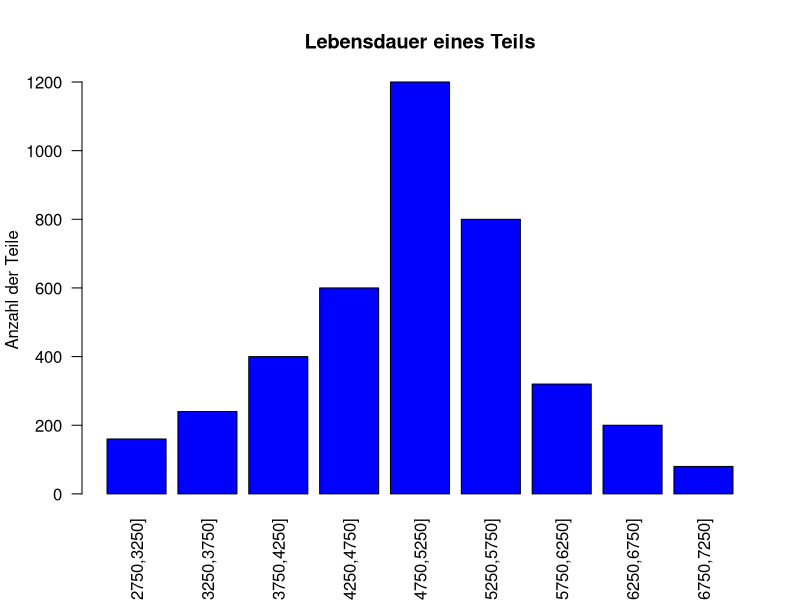
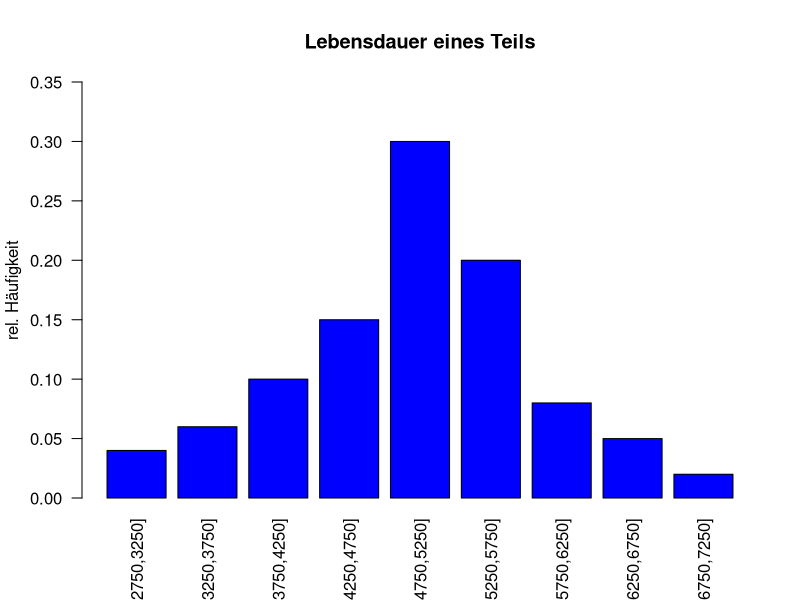
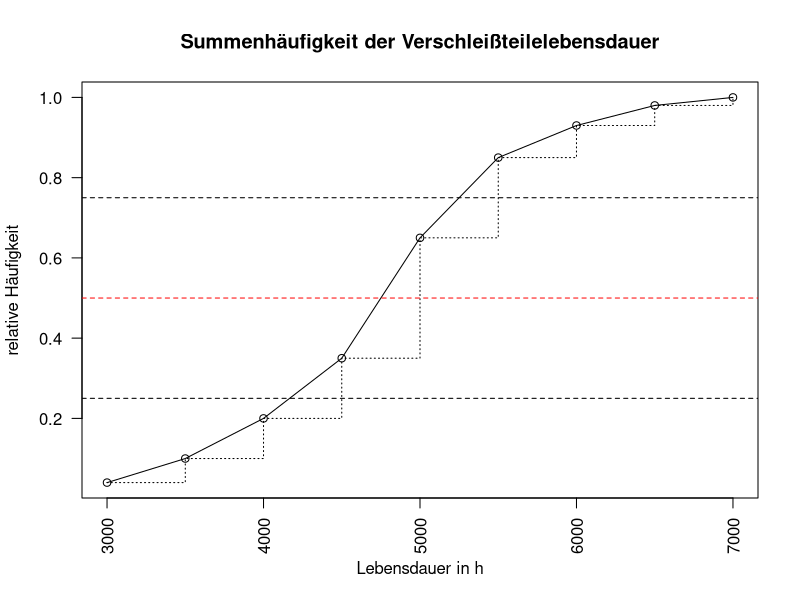
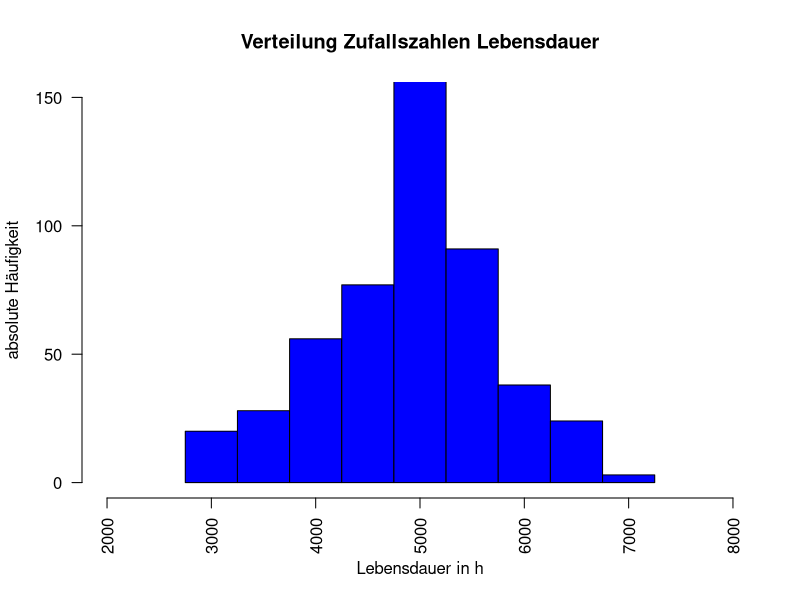

Generate these figures, in order, with R: (Note: a time limit stopped this script after it produced the figures.)
## ---- chunk 1
  Verschleissteile.df <- data.frame(KlassenLebensdauer = c("[2750,3250]","]3250,3750]","]3750,4250]","]4250,4750]","]4750,5250]","]5250,5750]","]5750,6250]","]6250,6750]", "]6750,7250]"), Klassenbreite = rep(500.00,9), Klassenmitte = c(3000.00,3500.00,4000.00,4500.00,5000.00,5500.00,6000.00,6500.00,7000.00), Anzahl = c(160,240,400,600,1200,800,320,200,80))
  Verschleissteile.df
## ---- chunk 2
  par(las = 2)
  barplot(Verschleissteile.df$Anzahl, names.arg = Verschleissteile.df$KlassenLebensdauer, ylab = "Anzahl der Teile", main = "Lebensdauer eines Teils", col = "blue")
## ---- chunk 3
Erwartungswert <- sum(Verschleissteile.df$Klassenmitte*(Verschleissteile.df$Anzahl/sum(Verschleissteile.df$KlassenLebensdauerAnzahl)))
  Erwartungswert
## ---- chunk 4
  
## ---- chunk 5
  n.vec <- Verschleissteile.df$Anzahl/sum(Verschleissteile.df$Anzahl)
  Standardabweichung <- sqrt(sum((Verschleissteile.df$Klassenmitte-Erwartungswert)^2*n.vec))
  Standardabweichung
## ---- chunk 6
  SummenHfk.vec <- cumsum(Verschleissteile.df$Anzahl)/sum(Verschleissteile.df$Anzahl)
  Haeufigkeit.vec <- Verschleissteile.df$Anzahl/sum(Verschleissteile.df$Anzahl)
  Verschleissteile.df <- data.frame(Verschleissteile.df, SummenHfk = SummenHfk.vec, Haeufigkeit = Haeufigkeit.vec)
  Verschleissteile.df
## ---- chunk 7
  par(las = 2)
  barplot(Verschleissteile.df$Haeufigkeit, names.arg = Verschleissteile.df$KlassenLebensdauer, ylab = "rel. Häufigkeit", main = "Lebensdauer eines Teils", col = "blue", ylim = c(0.00,0.35))
## ---- chunk 8
  Breaks.vec <- c(3000,3500,4000,4500,5000,5500,6000,6500,7000)
  plot(Breaks.vec, Verschleissteile.df$SummenHfk,type = "l", lty = 1, , main = "Summenhäufigkeit der Verschleißteilelebensdauer", xlab = "Lebensdauer in h", ylab = "relative Häufigkeit")
  points(Breaks.vec, Verschleissteile.df$SummenHfk) # Darstellung der Messpunkte als Punkte
  lines(Breaks.vec, Verschleissteile.df$SummenHfk, type = "s", lty = 3) # Darstellung der Steigungsdreiecke
  abline(0.25, 0, lty = "dashed") # unteres Quartil
  abline(0.5, 0, lty = "dashed", col = "red") # Median
  abline(0.75, 0, lty = "dashed") # oberes Quartil
## ---- chunk 9
  Grenzen.vec <- c(0, Verschleissteile.df$SummenHfk)
  Grenzen.vec
## ---- chunk 10
  Zufallszahlen.fct <- function(AnzahlZufallszahlen){
    # Mit der Variable "AnzahlZufallszahlen" gibt man der Funktion mit, wie viele Zufallszahlen generiert werden sollen.
    #Grenzen.vec <- c(0.00,0.04,0.10,0.20,0.35,0.65,0.85,0.93,0.98,1.00)
    #Klassenmitte.vec <- c(3000,3500,4000,4500,5000,5500,6000,6500,7000)
    #Break.vec <- c(2750,3250,3750,4250,4750,5250,5750,6250,6750,7250)
    Grenzen.vec <- c(0, Verschleissteile.df$SummenHfk)
    Klassenmitte.vec <- Verschleissteile.df$Klassenmitte
    Break.vec <- c(2750,3250,3750,4250,4750,5250,5750,6250,6750,7250)
    Zufallszahlen.vec <- runif(AnzahlZufallszahlen)
    for(i in 1:AnzahlZufallszahlen){
      for(j in 1:9){
        if((Grenzen.vec[j] < Zufallszahlen.vec[i]) & (Zufallszahlen.vec[i] < Grenzen.vec[j+1])){
          Zufallszahlen.vec[i] <- (Zufallszahlen.vec[i] - Grenzen.vec[j])/(Grenzen.vec[j+1] - Grenzen.vec[j])
          Zufallszahlen.vec[i] <- Zufallszahlen.vec[i] * 500            #Klassenbreit
          Zufallszahlen.vec[i] <- Zufallszahlen.vec[i] + Break.vec[j]
        }
      }
    }
    return(Zufallszahlen.vec)
  }
  
  Zufallszahlen.vec <- Zufallszahlen.fct(500)
  
  hist(Zufallszahlen.vec, breaks = c(2750,3250,3750,4250,4750,5250,5750,6250,6750,7250), main = "Verteilung Zufallszahlen Lebensdauer", xlab = "Lebensdauer in h", right = TRUE, ylab = "absolute Häufigkeit", col = "blue", ylim = c(0,150), xlim = c(2000,8000))
## ---- chunk 11
  Gesamtkosten.df <- data.frame(Kostenart = c("Betriebsunterbrechnung", "Reparatur", "Material", "Folgeschäden", "Gesamtkosten"), ErsatzNachAusfall = c(15600,1000,800,1200,18600), KostenBeiWartung = c(5200,400,800,0,6400))
  Gesamtkosten.df
## ---- chunk 12
Ausfallskosten.fct <- function(SimZeit, Tau){
  Ausfallskosten <- 18600
  Wartungskosten <- 6400
  # Laufindex für die Iteration durch die Zeitschleife
  i <- 1 
  SimPunkt <- 0
  AnzahlReparaturAusfall <- 0
  AnzahlReparaturWartung <- 0
      
    while(SimPunkt < (SimZeit)){
      Zufallszahl <- Zufallszahlen.fct(1)   # Generiere genau 1 Zufallszahl
      if(Zufallszahl > Tau){
        AnzahlReparaturWartung <- AnzahlReparaturWartung + 1
        SimPunkt <- SimPunkt + Tau
      } else {
        AnzahlReparaturAusfall <- AnzahlReparaturAusfall + 1
        AnzahlReparaturAusfall <- SimPunkt + Zufallszahl
      }
      
      i <- i + 1
    }
    Kges <- (AnzahlReparaturAusfall * AnzahlReparaturWartung) + (Ausfallskosten * Wartungskosten)
    return (Kges/SimZeit)
}

SimZeit <- 100000
Kosten.vec <- c()
Tau.vec <- c()

for(i in 20:200){
  Kosten.vec <- c(Kosten.vec, Ausfallskosten.fct(SimZeit, i*50))
  Tau.vec <- c(Tau.vec, i*50)
}

plot(Tau.vec, Kosten.vec, ylim = c(0,7000), main = "Kosten abhängig von Wartungsintervall", ylab = "Kosten", xlab = "Wartungsintervall in h", col = "blue")
